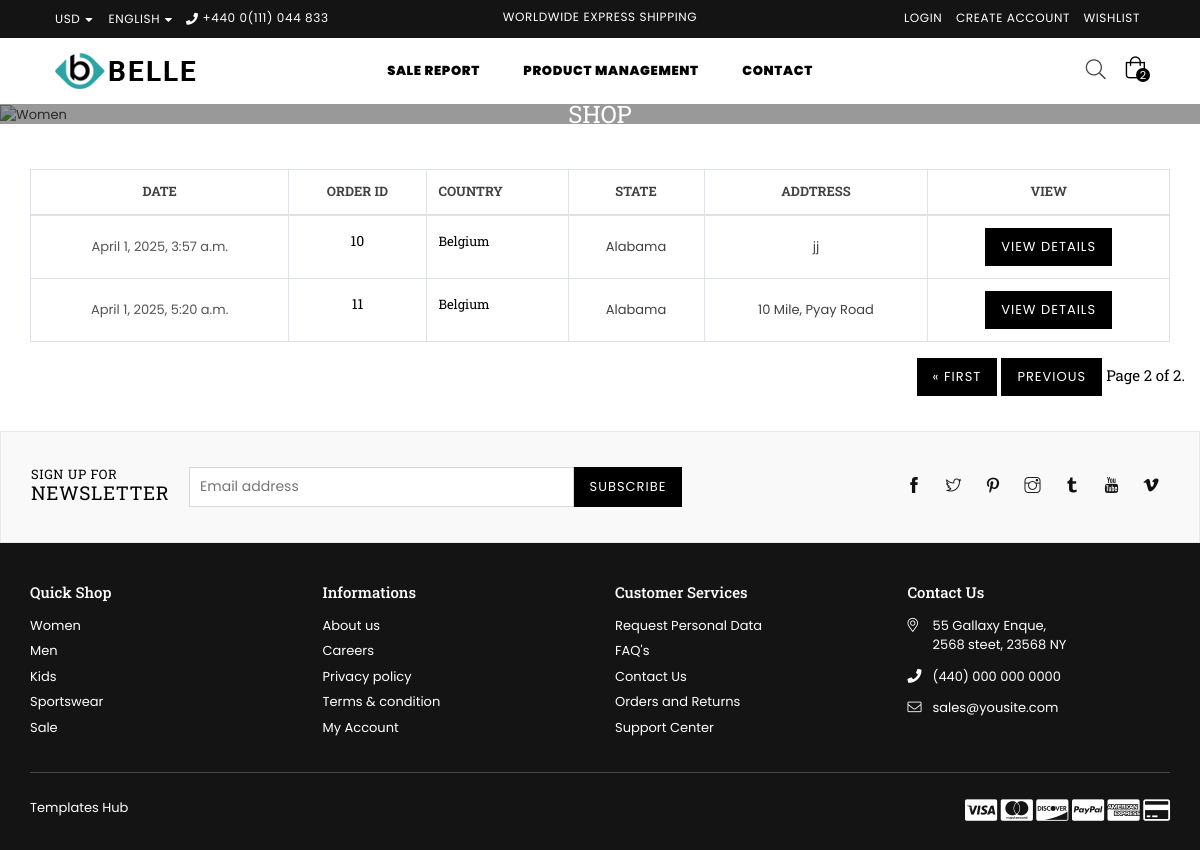
The app's page /AdminReportList/?page=2 (signed in), older data.
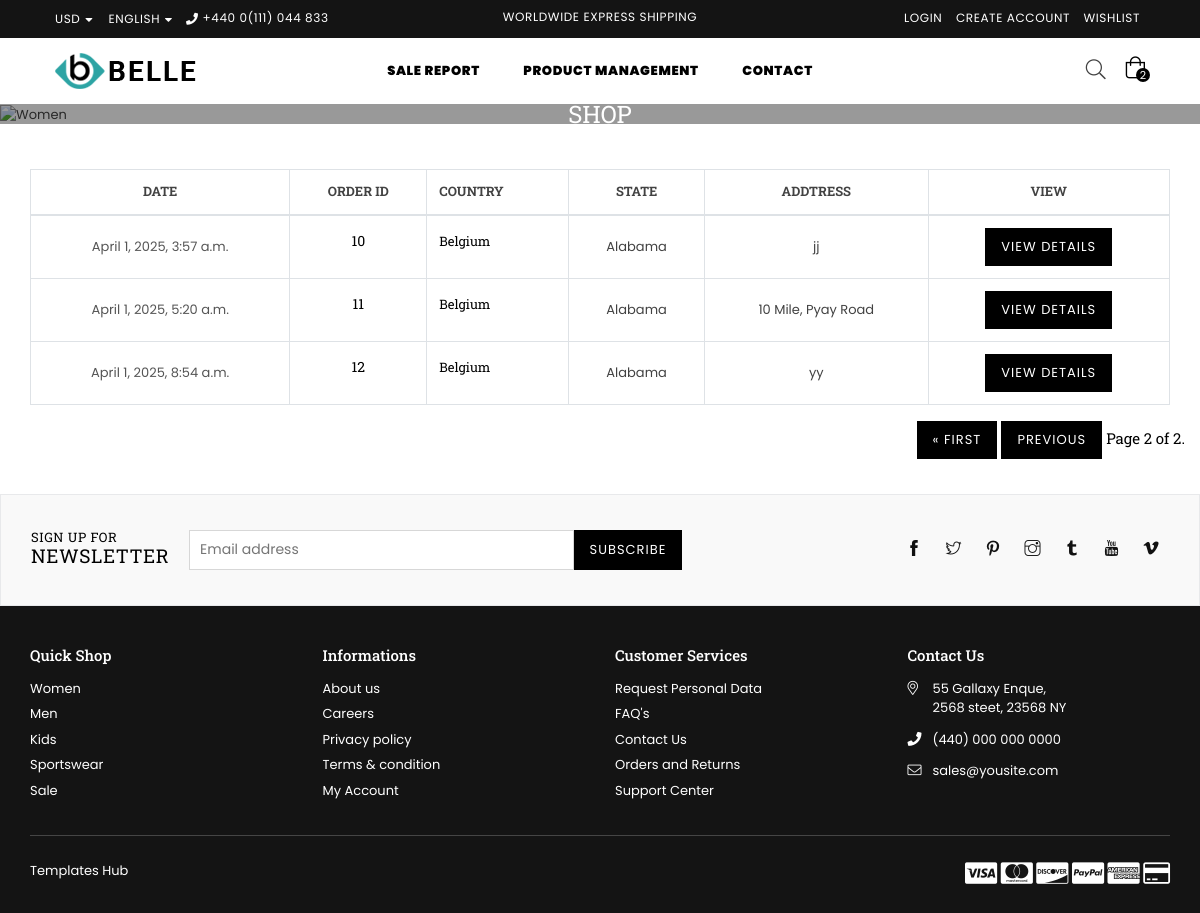
The same page, newer data.
### shop/models.py (models this page shows)
class ItemOrder(models.Model):
    cart = models.ForeignKey(Cart, on_delete=models.CASCADE)
    discount_code = models.CharField(max_length=255, blank=True, null=True)
    country = models.CharField(max_length=255, blank=True, null=True)
    state = models.CharField(max_length=255, blank=True, null=True)
    address = models.TextField()
    status = models.BooleanField(default=False)
    created_at = models.DateTimeField(auto_now_add=True)
    updated_at = models.DateTimeField(auto_now=True)

class Cart(models.Model):
    usr = models.ForeignKey(User, on_delete=models.SET_NULL, null=True, blank=True)
    total = models.PositiveIntegerField(default=0)
    tax = models.PositiveIntegerField(default=0)
    super_total = models.PositiveIntegerField(default=0)
    created_at = models.DateTimeField(auto_now_add=True)
    def __str__(self):
        return str(self.id)

### shop/views.py (the view)
# urls.py: path('AdminReportList/', AdminReportList.as_view(), name='AdminReportList'), #AdminReportList
class AdminReportList(UserRequiredMixin,View):
    def get(self, request):
        datas = ItemOrder.objects.all()
        paginator = Paginator(datas, 5)
        page_number = request.GET.get("page")
        page_obj = paginator.get_page(page_number)
        context={'datas':datas, 'page_obj':page_obj}
        return render(request, 'AdminReportList.html', context)

### shop/views.py (called while the page is built)
    def dispatch(self, request, *args, **kwargs):
        if request.user.is_staff:
            pass
        else:
            return redirect('UserLoginView')
        return super().dispatch(request, *args, **kwargs)

### templates/AdminReportList.html (shortened to what this page needs)
{% extends 'base.html' %}
{% load static %}
{% block content %}
    <div id="page-content">
        <div class="container">
        	<div class="row">
                <div class="col-12 col-sm-12 col-md-12 col-lg-12 main-col">
                	<form action="#">
                        <div class="wishlist-table table-content table-responsive">
                            <table class="table table-bordered">
                                <thead>
                                    <tr>
                                    	<th class="product-name text-center alt-font">Date</th>
                                        <th class="product-price text-center alt-font">Order ID</th>
                                        <th class="product-name alt-font">Country</th>
                                        <th class="product-price text-center alt-font">State</th>
                                        <th class="stock-status text-center alt-font">Addtress</th>
                                        <th class="product-subtotal text-center alt-font">View</th>
                                    </tr>
                                </thead>
                                <tbody>
                                    {% for i in page_obj %}
                                    <tr>
                                    	<td class="product-remove text-center" valign="middle"><a href="#">{{i.created_at}}</a></td>
                                        <td class="product-thumbnail text-center">
                                            <h6>{{i.cart}}</h6>
                                        </td>
                                        <td class="product-name"><h4 class="no-margin"><a href="#">{{i.country}}</a></h4></td>
                                        <td class="product-price text-center"><span class="amount">{{i.state}}</span></td>
                                        <td class="stock text-center">
                                            <span class="in-stock">{{i.address}}</span>
                                        </td>
                                        <td class="product-subtotal text-center">
                                            <a href="{% url 'OrderDetailsView' i.id %}" class="btn btn-small">View Details</a>
                                        </td>
                                    </tr>
                                    {% endfor %}
                                </tbody>
                            </table>
                        </div>
                    </form>
               	</div>
                   <div class="pagination justify-content-end">
                    <span class="step-links">
                        {% if page_obj.has_previous %}
                            <a href="?page=1" class="btn btn-small">&laquo; first</a>
                            <a href="?page={{ page_obj.previous_page_number }}" class="btn btn-small">previous</a>
                        {% endif %}
                        <span class="current h4">
                            Page {{ page_obj.number }} of {{ page_obj.paginator.num_pages }}.
                        </span>
                    </span>
                </div>
            </div>
        </div>
    </div>
{% endblock content %}

Row changes from the older to the newer data that the page shows:
added ItemOrder: created_at "April 1, 2025, 8:54 a.m.", cart "12", country "Belgium", state "Alabama", address "yy"
